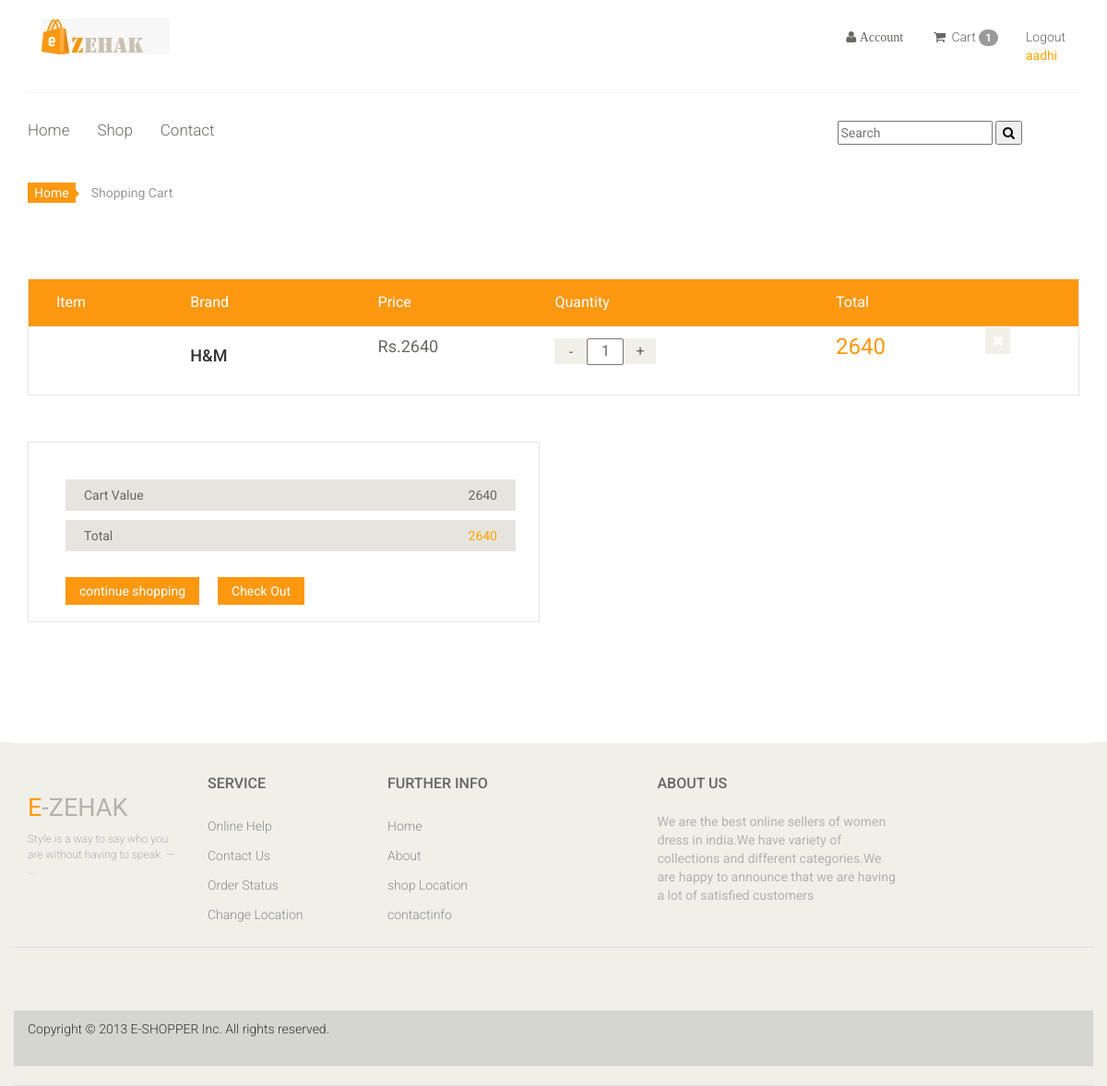
/cart (signed in), run on the app's committed database.
### zehak/models.py (models this page shows, shortened)
class CartItem(models.Model):
    user = models.ForeignKey(User ,on_delete=models.CASCADE,null=True)
    product = models.ForeignKey(Product,on_delete=models.CASCADE)
    cart = models.ForeignKey(Cart,on_delete=models.CASCADE,null=True)
    quantity = models.IntegerField()
    is_active = models.BooleanField(default=True)

### week8/models.py (models this page shows, shortened)
class Product(models.Model):
    image1 = models.ImageField(upload_to='photos/productimages')
    image2 = models.ImageField(upload_to='photos/productimages')
    image3 = models.ImageField(upload_to='photos/productimages',blank=True)
    image4 = models.ImageField(upload_to='photos/productimages',blank=True)
    brand = models.CharField(max_length=50)
    productname = models.CharField(max_length=50,unique=True)
    category = models.ForeignKey(Category,on_delete=models.CASCADE)
    price = models.IntegerField()
    offers = models.IntegerField(default=0)
    newprice = models.IntegerField(default=0)
    size = models.ManyToManyField(Size, default='s')
    stock = models.IntegerField()

### zehak/views.py (the view)
# urls.py: path('cart',views.cart,name='cart'),
@never_cache
def cart(request):
    user=request.user
    cart_items=None
    total=0
    quantity=0
    try:
        cart_items = CartItem.objects.filter(user=user, is_active=True)
        for cart_item in cart_items:
            total +=(cart_item.product.newprice * cart_item.quantity)
            sub_total = cart_item.product.newprice * cart_item.quantity
            quantity += cart_item.quantity
    except ObjectDoesNotExist:
        pass
    context ={
        'total' : total,
        'quantity' : quantity,
        'cart_items' : cart_items,
        }
    return render(request,"user/cart.html",context)

### zehak/context_processor.py (called while the page is built)
def counter(request):
    cart_count = 0
    if 'admin' in request.path:
        return {}
    else:
        try:
            cart_items = CartItem.objects.all().filter(user=request.user)
            for cart_item in cart_items:
                cart_count += 1
        except TypeError:
            cart_count = 0
    return dict(cart_count=cart_count)

### templates/user/cart.html (shortened to what this page needs)
{% load static %}
<!DOCTYPE html>
<html lang="en">
<head>
    <link href="{% static 'user/css/bootstrap.min.css' %}" rel="stylesheet">
    <link href="{% static 'user/css/font-awesome.min.css' %}" rel="stylesheet">
    <link href="{% static 'user/css/prettyPhoto.css' %}" rel="stylesheet">
    <link href="{% static 'user/css/price-range.css' %}" rel="stylesheet">
    <link href="{% static 'user/css/animate.css' %}" rel="stylesheet">
	<link href="{% static 'user/css/main.css' %}" rel="stylesheet">
	<link href="{% static 'user/css/responsive.css' %}" rel="stylesheet">
</head>
<body>
	<header id="header">
		<div class="header-middle">
			<div class="container">
				<div class="row">
					<div class="col-md-4 clearfix">
						<div class="logo pull-left">
							<a href="/"><img src="{% static 'user/images/home/zehak.jpeg' %}" alt="" /></a>
						</div>
					</div>
					<div class="col-md-8 clearfix">
						<div class="shop-menu clearfix pull-right">
							<ul class="nav navbar-nav">
								<li class="dropdown"><a href=""><i class="fa fa-user"> Account</i>
								</a>
								</li>
								<li><a href="{% url 'cart' %}"><i class="fa fa-shopping-cart"></i> Cart
									<span class='badge badge-warning' id='lblCartCount'>{{ cart_count }}</span>
								</a></li>
								{% if user.is_authenticated %}
								  <li><a href="{% url 'logout' %}">Logout</a><p style="color: orange;">{{user.username}}</p></li>
								{% else %}
								 <li><a href="userlogin"><i class="fa fa-lock"></i>Login</a></li>
								 <li><a href="register">register</a></li>
								{% endif %}
							</ul>
						</div>
					</div>
				</div>
			</div>
		</div>
		<div class="header-bottom">
			<div class="container">
				<div class="row">
					<div class="col-sm-9">
						<div class="mainmenu pull-left">
							<ul class="nav navbar-nav collapse navbar-collapse">
								<li><a href="/">Home</a></li>
								<li><a href="#">Shop</a>
                                </li>
								<li><a href="">Contact</a></li>
							</ul>
						</div>
					</div>
					<div class="col-sm-3">
						<form action="{% url 'search' %}" method="GET">
						<div><span>
							<input type="text" name="keyword" placeholder="Search"/>
						<button type="submit">
							<i class="fa fa-search" aria-hidden="true"></i>
						</button>
					</span>
					</div>
					</form>
					</div>
				</div>
			</div>
		</div>
	</header>
	<section id="cart_items">
		<div class="container">
			{% if not cart_items %}
			<h2 class="text-center" style="margin-top: 100px;">your shopping cart is empty</h2>
			<br>
			<div class="text-center" style="margin-bottom: 100px;">
				<a href="{% url 'home' %}" class="btn btn-primary">Continue Shopping</a>
			</div>
			{% else %}
			<div class="breadcrumbs">
				<ol class="breadcrumb">
				  <li><a href="#">Home</a></li>
				  <li class="active">Shopping Cart</li>
				</ol>
			</div>
			<div class="table-responsive cart_info">
				<table class="table table-condensed">
					<thead>
						<tr class="cart_menu">
							<td class="image">Item</td>
							<td class="brand">Brand</td>
							<td class="price">Price</td>
							<td class="quantity">Quantity</td>
							<td class="total">Total</td>
							<td></td>
						</tr>
					</thead>
					<tbody>
						{% for cart_item in cart_items %}
						<tr class="product-item" data-index="{{cart_item.id}}">
							<td class="cart_product">
							</td>
							<td class="cart_description">
								<h4 style="padding-right:30px">{{ cart_item.product.brand }}</h4>
							</td>
							<td class="cart_price">
								<p>Rs.{{ cart_item.product.newprice }}</p>
							</td>
							<td class="cart_quantity">
								<div class="cart_quantity_button">
									<button style=" background: #F0F0E9;color: #696763;display: inline-block;font-size: 16px;height: 28px;overflow: hidden;text-align: center;width: 35px;float: left;
									line-height: 28px; border: none;"  class="cart_quantity_down " data-product_id="{{cart_item.product.id}}" data-index="{{cart_item.id}}">-</button>
									<input class="cart_quantity_input" id="qty{{cart_item.id}}" type="text" name="quantity" value="{{ cart_item.quantity }}" autocomplete="off" size="2" readonly>
									<a type="button" class="cart_quantity_up" id="{{cart_item.id}}" data-car_id="{{cart_item.id}}" data-pro_id="{{cart_item.product.id}}"> + </a>
								</div>
							</td>
							<td class="cart_total">
								<p class="cart_total_price" id="total{{cart_item.id}}">{%widthratio cart_item.product.newprice 1 cart_item.quantity%}</p>
							</td>
							<td class="cart_delete">
								<a onclick="confirm('Are you sure you want to delete this item? ')" data-index="{{cart_item.product.id}}" href="{% url 'remove_cart_item' cart_item.id %}"><i class="fa fa-times"></i></a>
							</td>
						</tr>
						{% endfor %}
					</tbody>
				</table>
			</div>
		</div>
	</section>
	<section id="do_action">
		<div class="container">
			<div class="heading">
				<div class="row">
				<div class="col-12 col-md-6">
					<div class="total_area">
						<ul>
							<li>Cart Value <span id="subtotal">{{ total }}</span></li>
							<li>Total <span style="color: orange;">{{ total }}</span></li>
						</ul>
						<div class="checkout" style="display: flex;">
							<a class="btn btn-default update" href="{% url 'home' %}">continue shopping</a>
							<form method="POST" action="{% url 'checkout' %}">
							<button  type="submit" class="btn btn-default check_out checkout2 ">Check Out</button>
							</form>
						</div>
					</div>
				</div>
				</div>
			</div>
			{% endif %}
		</div>
	</section>
	<footer id="footer">
		<div class="footer-top">
			<div class="container">
				<div class="row">
					<div class="col-sm-2">
						<div class="companyinfo">
							<h2><span>e</span>-ZEHAK</h2>
							<p>Style is a way to say who you are without having to speak. — ...</p>
						</div>
					</div>
		<div class="footer-widget">
			<div class="container">
				<div class="row">
					<div class="col-sm-2">
						<div class="single-widget">
							<h2>Service</h2>
							<ul class="nav nav-pills nav-stacked">
								<li><a href="#">Online Help</a></li>
								<li><a href="#">Contact Us</a></li>
								<li><a href="#">Order Status</a></li>
								<li><a href="#">Change Location</a></li>
							</ul>
						</div>
					</div>
					<div class="col-sm-2">
						<div class="single-widget">
							<h2>Further info</h2>
							<ul class="nav nav-pills nav-stacked">
								<li><a href="#">Home</a></li>
								<li><a href="#">About</a></li>
								<li><a href="#">shop Location</a></li>
								<li><a href="#">contactinfo</a></li>
							</ul>
						</div>
					</div>
					<div class="col-sm-3 col-sm-offset-1">
						<div class="single-widget">
							<h2>About Us</h2>
							<p style="color:#B3B3AD;">We are the best online sellers of women dress in india.We have variety of collections and different categories.We are happy to announce that we are having a lot of satisfied customers</p>
						</div>
					</div>
				</div>
			</div>
		</div>
		<div class="footer-bottom">
			<div class="container">
				<div class="row">
					<p class="pull-left">Copyright © 2013 E-SHOPPER Inc. All rights reserved.</p>
				</div>
			</div>
		</div>
	</footer>
</body>
</html>

### data on the page
CartItem: product.brand "H&M", product.newprice "2640", quantity "1", product+quantity "2640"

### other printed values
{{ cart_count }} "1"
{{ user.username }} "aadhi"
{{ total }} "2640"
